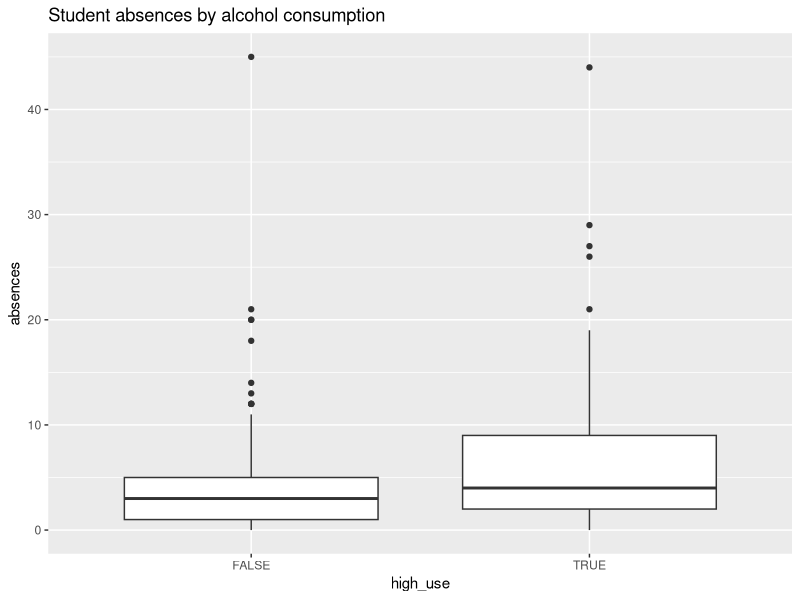
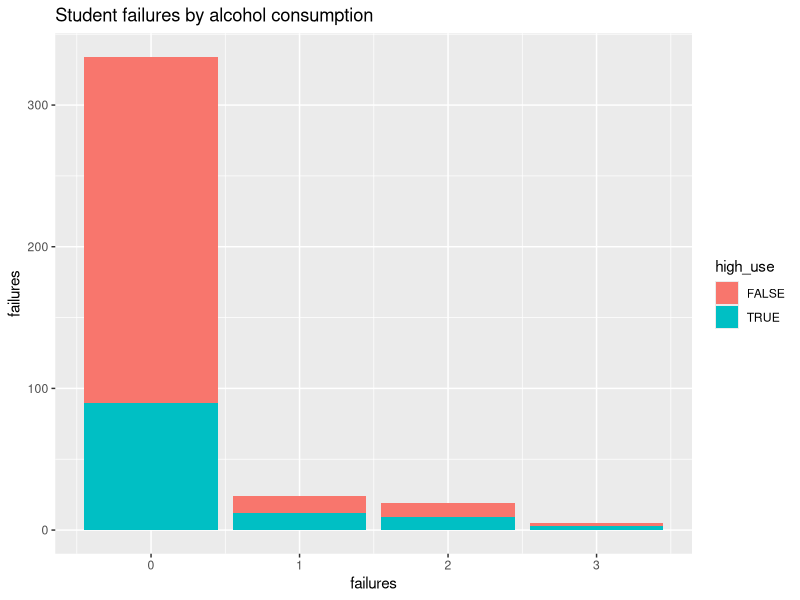
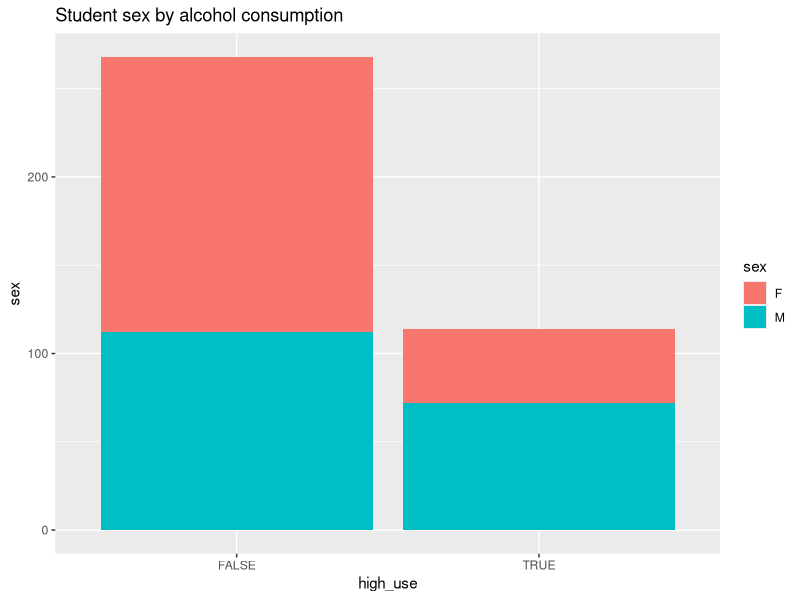
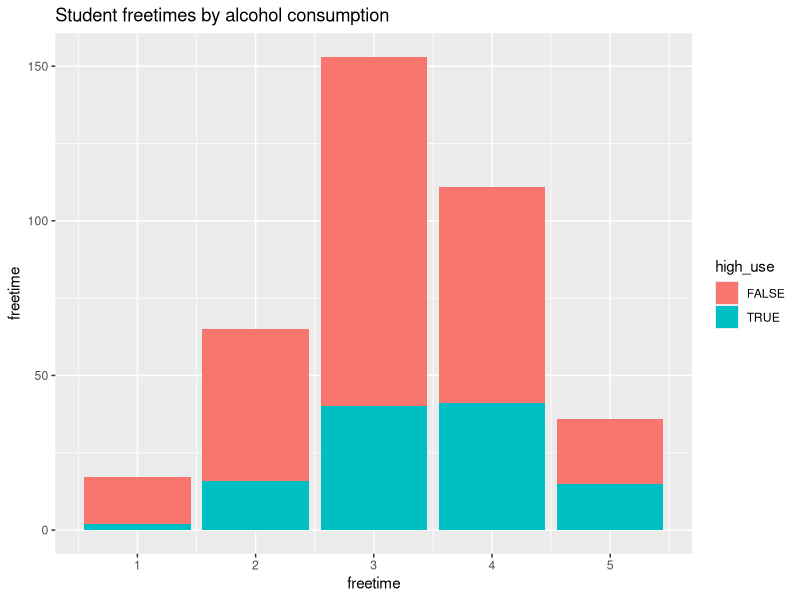
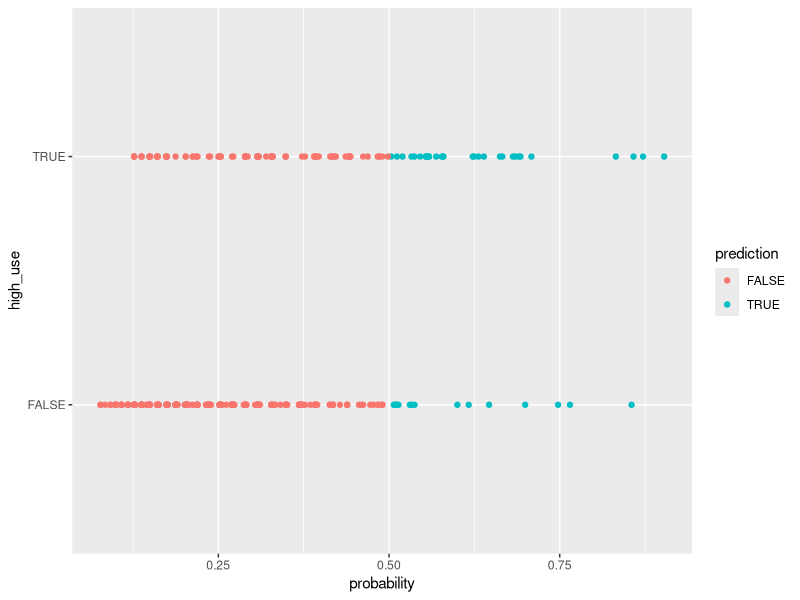

Reproduce these figures in R, in order.
## ---- chunk 1
alc <- read.table("data/alc.csv",header=T, sep="\t")
## ---- chunk 2
colnames(alc)
## ---- chunk 3
library(dplyr)
library(ggplot2)

# absences vs high_use
g1 <- ggplot(alc, aes(x = high_use, y = absences))
g1 + geom_boxplot() + ylab("absences")+ggtitle("Student absences by alcohol consumption")

# failures vs high_use
g2 <- ggplot(alc, aes(x = failures, fill = high_use))
g2 + geom_bar() + ylab("failures")+ggtitle("Student failures by alcohol consumption")

# absences vs high_use
g3 <- ggplot(alc, aes(x = high_use, fill = sex))
g3 + geom_bar() + ylab("sex")+ggtitle("Student sex by alcohol consumption")

# absences vs high_use
g4 <- ggplot(alc, aes(x = freetime, fill = high_use))
g4 + geom_bar() + ylab("freetime")+ggtitle("Student freetimes by alcohol consumption")
## ---- chunk 4
m <- glm(high_use ~ failures + absences+sex+freetime, data = alc, family = "binomial")
summary(m)
coef(m)
OR <- coef(m) %>% exp
CI <- confint(m) %>% exp
cbind(OR, CI)

## ---- chunk 5
probabilities <- predict(m, type = "response")

# add the predicted probabilities to 'alc'
alc <- mutate(alc, probability = probabilities)
alc <- mutate(alc, prediction = probability > 0.5)
# cross tabulation
table(high_use = alc$high_use, prediction = alc$prediction)%>%prop.table()%>%addmargins

#actual values and predicted values
g <- ggplot(alc, aes(x = probability, y = high_use,col=prediction))

g+geom_point()

# compare to simple guessing strategy
loss_func <- function(class, prob) {
  n_wrong <- abs(class - prob) > 0.5
  mean(n_wrong)
}

loss_func(class = alc$high_use, prob = 1)

## ---- chunk 6
library(boot)
cv <- cv.glm(data = alc, cost = loss_func, glmfit = m, K = 10)
cv$delta[1]
